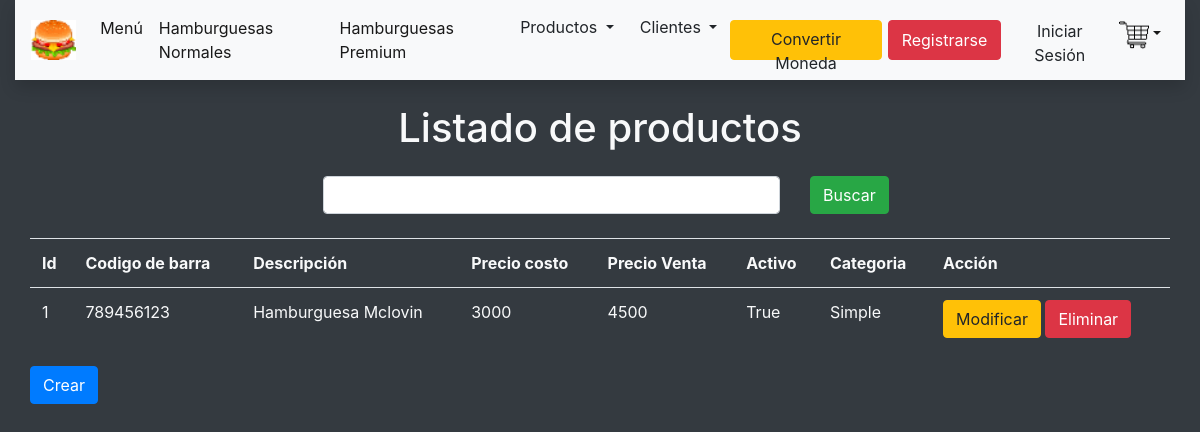
The page /listadoProducto on the database its author committed.
### hamburgame/models.py (models this page shows, shortened)
class Producto(models.Model):
    id          = models.IntegerField(primary_key = True)
    categoria   = models.ForeignKey(Categoria, on_delete=models.CASCADE, verbose_name="Categoría")
    codigoBarra = models.IntegerField(verbose_name="Código de Barras")
    descripcion = models.CharField(max_length=50, verbose_name="Descripción")
    precioCosto = models.IntegerField(verbose_name="Precio Costo")
    precioVenta = models.IntegerField(verbose_name="Precio Venta")
    activo      = models.BooleanField(verbose_name="Activo")

class Categoria(models.Model):
    id = models.IntegerField(primary_key = True)
    nombre = models.CharField(max_length=50)
    activo = models.BooleanField()
    def __str__(self):
        return self.nombre

### hamburgame/views.py (the view)
# urls.py: path('listadoProducto', listadoProducto, name="listadoProducto"),
def listadoProducto(request):
    productos = Producto.objects.all()
    if request.method == 'POST':
        buscar = request.POST['txtBuscar']
        productos = Producto.objects.filter(descripcion__contains = buscar).order_by('descripcion') # select * from Categoria where nombre like '%patron%'
    contexto = { 'productos' : productos  }
    return render(request, 'listadoProducto.html', contexto)

### hamburgame/templates/listadoProducto.html (shortened to what this page needs)
{% extends "plantillaBase.html" %} {% load static %} {% block titulo %} {{ 'Listado de productos' }} {% endblock %} {% block tituloPestana %} {{ 'Listado de productos' }} {% endblock %} {% block contenido %}
<form method="post">
    <div class="row mt-4 justify-content-center">
        <div class="col-5">
            <input type="text" name="txtBuscar" class="form-control">
        </div>
        <div class="col-1">
            <input type="submit" class="btn btn-success" value="Buscar">
        </div>
    </div>
</form>
<div class="row mt-4">
    <div class="col-12">
        <table class="table">
            <tr class="text-light">
                <th>Id</th>
                <th>Codigo de barra</th>
                <th>Descripción</th>
                <th>Precio costo</th>
                <th>Precio Venta</th>
                <th>Activo</th>
                <th>Categoria</th>
                <th>Acción</th>
            </tr>
            {% for producto in productos %}
            <tr class="text-light">
                <td>{{ producto.id }}</td>
                <td>{{ producto.codigoBarra }}</td>
                <td>{{ producto.descripcion }}</td>
                <td>{{ producto.precioCosto }}</td>
                <td>{{ producto.precioVenta }}</td>
                <td>{{ producto.activo }}</td>
                <td>{{ producto.categoria }}</td>
                <td>
                    <a href="{% url 'formModProducto' producto.id %}" class="btn btn-warning" target="_blank">Modificar</a>
                    <a href="{% url 'eliminarProducto' producto.id %}" class="btn btn-danger">Eliminar</a>
                </td>
            </tr>
            {% endfor %}
        </table>
        <a href="{% url 'formProducto' %}" class="btn btn-primary">Crear</a>
    </div>
</div>
{% endblock%}

### rows shown on the page
Producto: id "1", codigoBarra "789456123", descripcion "Hamburguesa Mclovin", precioCosto "3000", precioVenta "4500", activo "True", categoria "Simple"

### other values the page prints
{{ 'Listado de productos' }} "Listado de productos"
